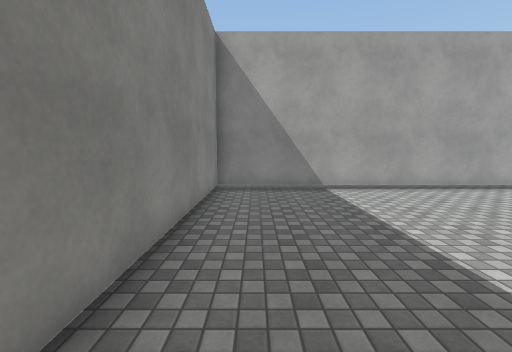
View 1 (above)

20 first-person views from a walk through a 3-D level made in the Unity game engine. The camera is 1.5 m above the floor, tilts 6° down and sees 90° across. The floor is counted in squares, 1 m on a side. Each view is taken from the middle of a square. On the plan, view 1 faces up. The plan holds only what a view shows up to about 13 squares ahead; the rest is blank. The place goes on beyond the plan. Door leaves are left out, so doorways stand open. Some surface patterns are stand-ins.

View 2
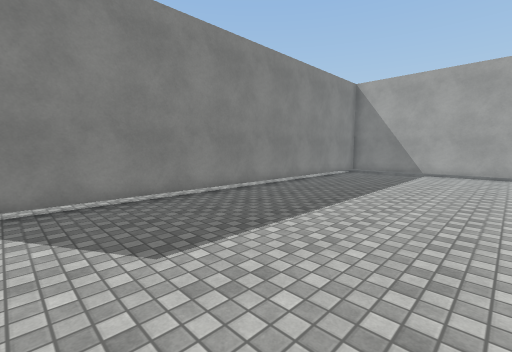

View 3
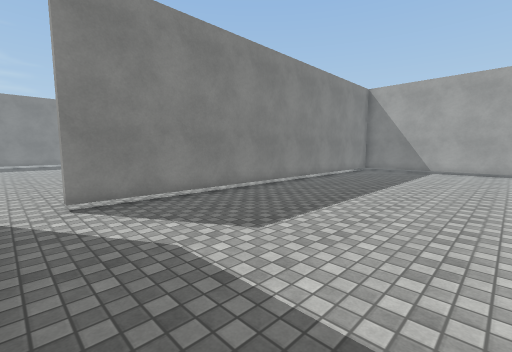

View 4
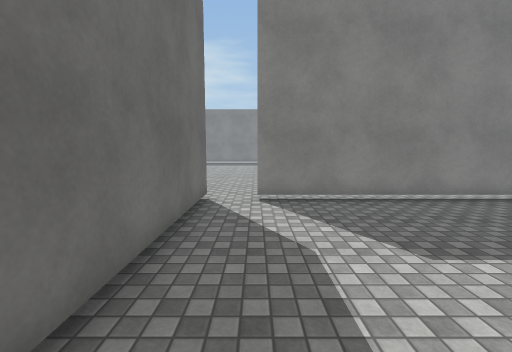

View 5
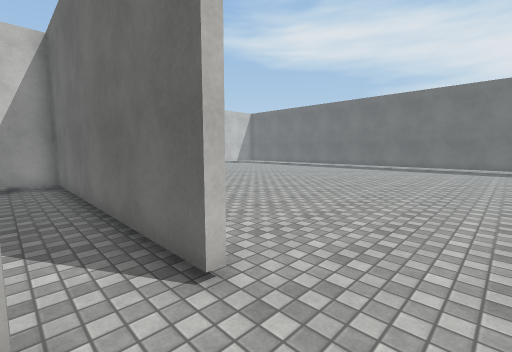

View 6
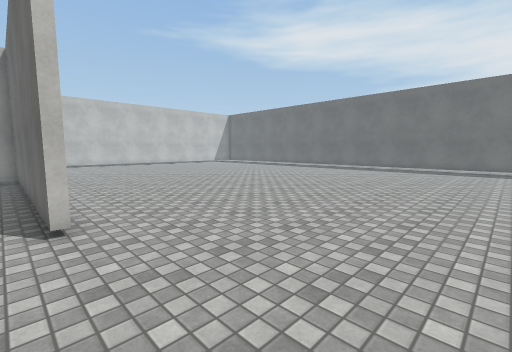

View 7
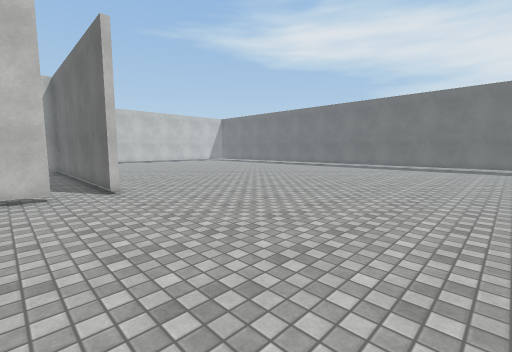

View 8
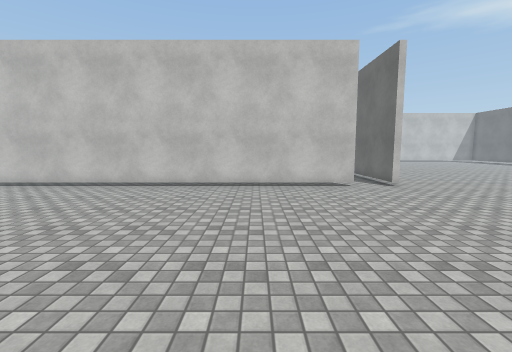

View 9
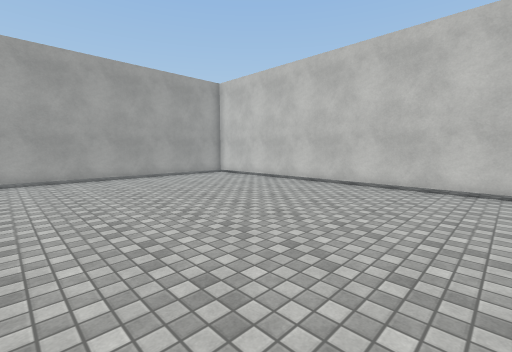

View 10
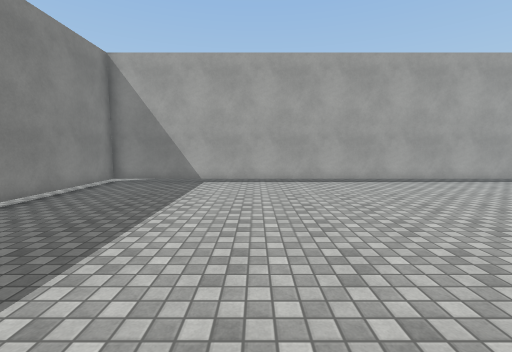

View 11
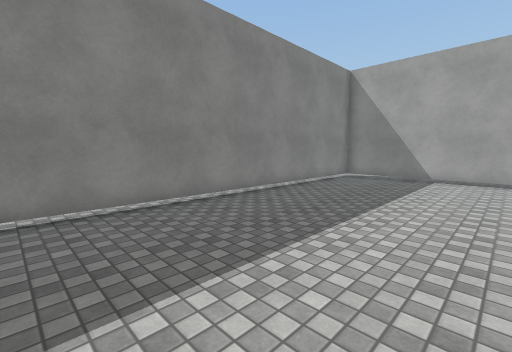

View 12
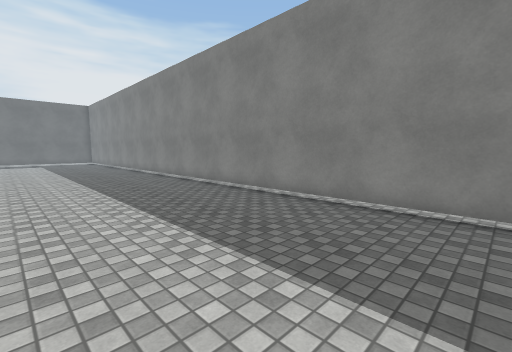

View 13
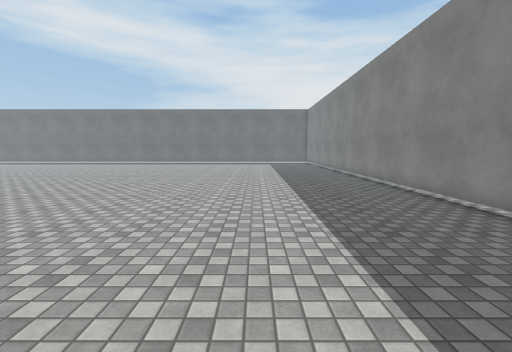

View 14
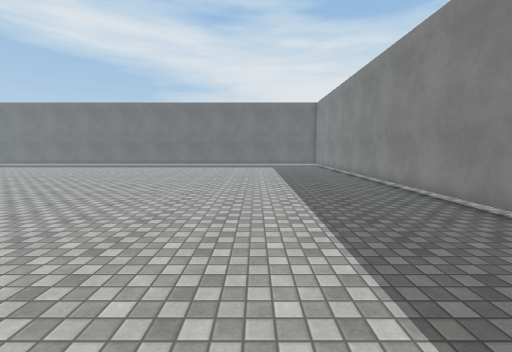

View 15
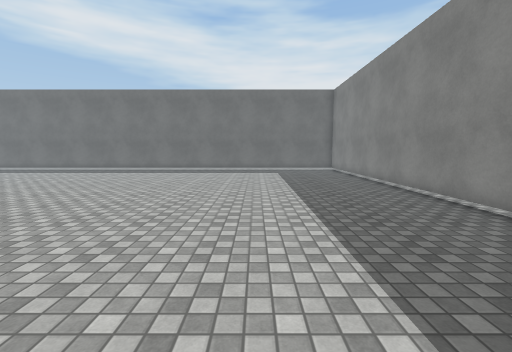

View 16
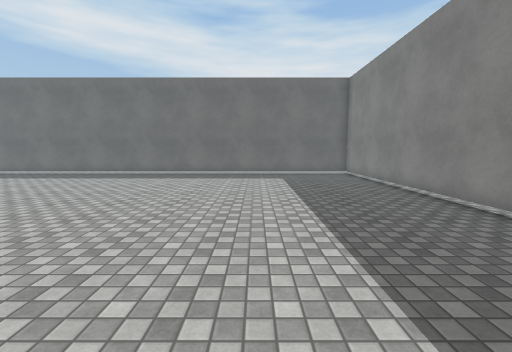

View 17
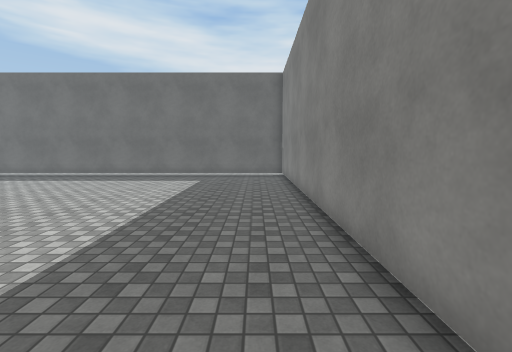

View 18
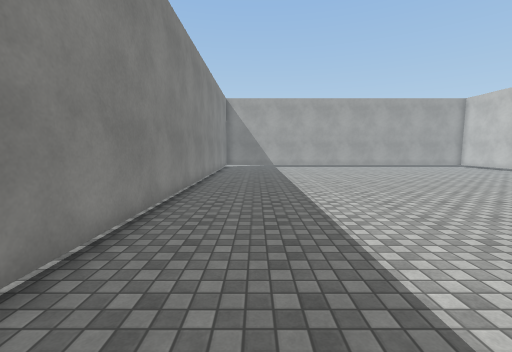

View 19
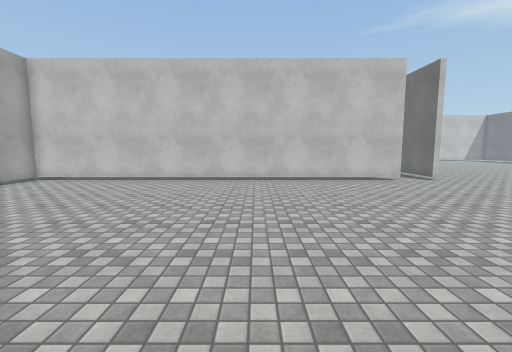

View 20
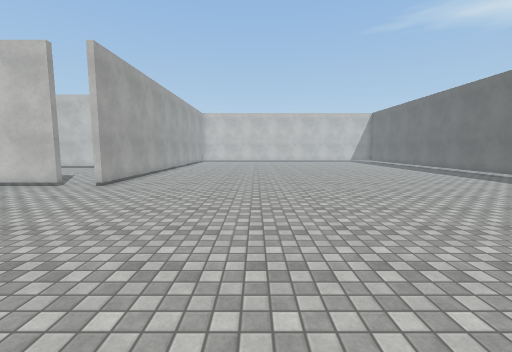

### Floor plan
Key: @ floor where view 1 was taken; # wall or solid block; . floor.
Columns run from 22 left of view 1 to 6 right of it. Each row starts with its distance up from view 1.
 10 #############################
  9 #...................#........
  8 #...................#........
  7 #...................#........
  6 #...................#........
  5 #...................#........
  4 #...................#........
  3 #...................#........
  2 #...................#........
  1 #...................#........
  0 #...................#.@......
 -1 #...................#........
 -2 #...................#........
 -3 #...................#........
 -4 #...................#........
 -5 #...................#........
 -6 #...................#........
 -7 #...................#........
 -8 #............................
 -9 #............................
-10 #....................########
-11 #............................
-12 #............................
-13 #............................
-14 #............................
-15 #...........................
-16 #...........................
-17 #...........................
-18 #..........................
-19 #.........................
-20 #........................
-21 #.......................
-22 #.......................
-23 #.......................
-24 #.......................
-25 #.......................
-26 #.................. ....
-27 #..................  ...
-28 #..............       ..

Positions as (right, up) in squares from view 1, and headings:
1: (0, 0), facing up
2: (6, -7), facing up-left
3: (6, -9), facing up-left
4: (6, -8), facing left
5: (-4, -8), facing down-right
6: (-7, -9), facing down-right
7: (-11, -7), facing down-right
8: (-12, -4), facing right
9: (-12, -4), facing up-right
10: (-15, -2), facing up
11: (-15, -4), facing up-left
12: (-15, 0), facing down-left
13: (-16, -2), facing down
14: (-16, -6), facing down
15: (-16, -11), facing down
16: (-16, -14), facing down
17: (-20, -15), facing down
18: (-19, -12), facing up
19: (-14, -1), facing right
20: (-12, -16), facing right
